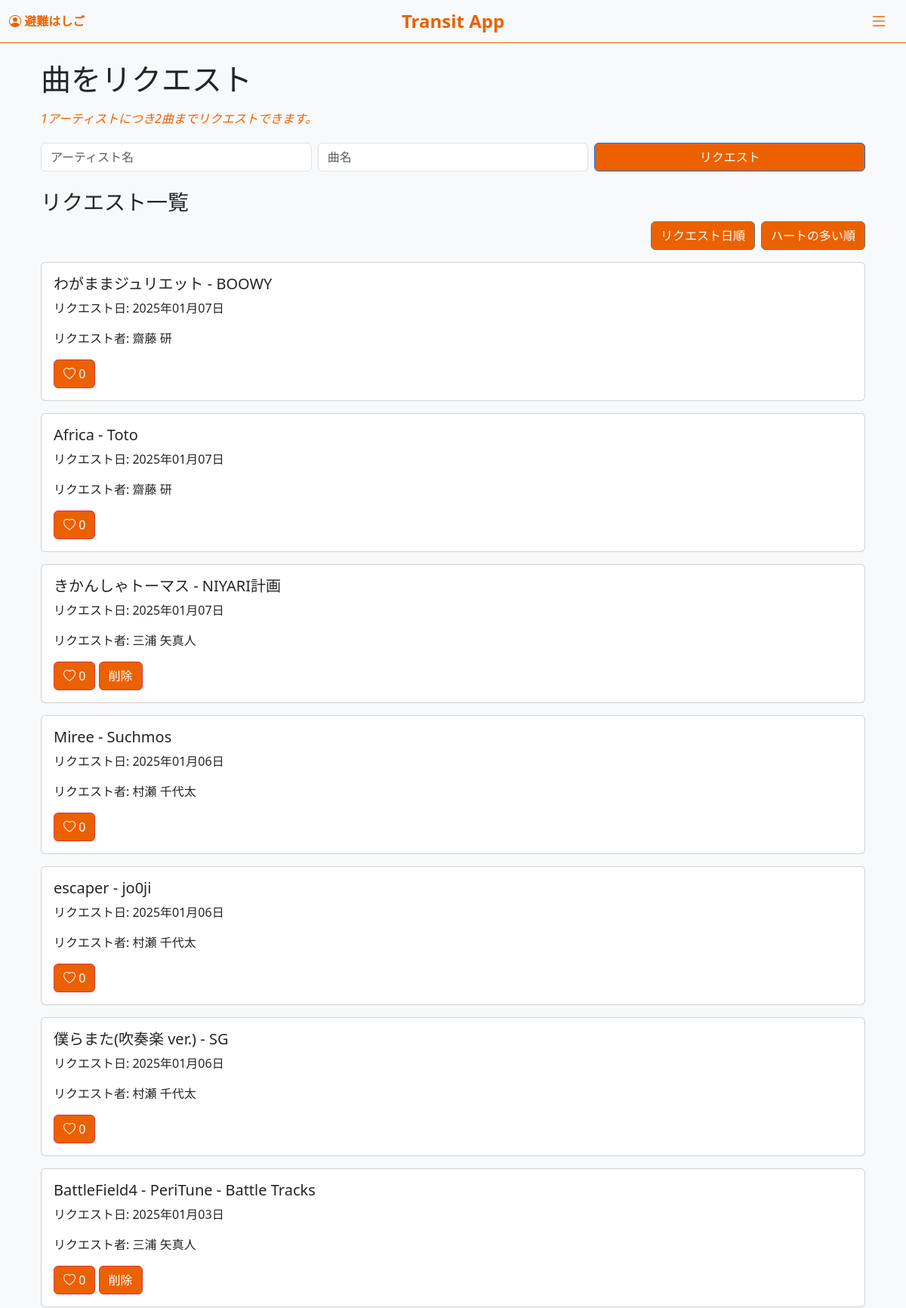
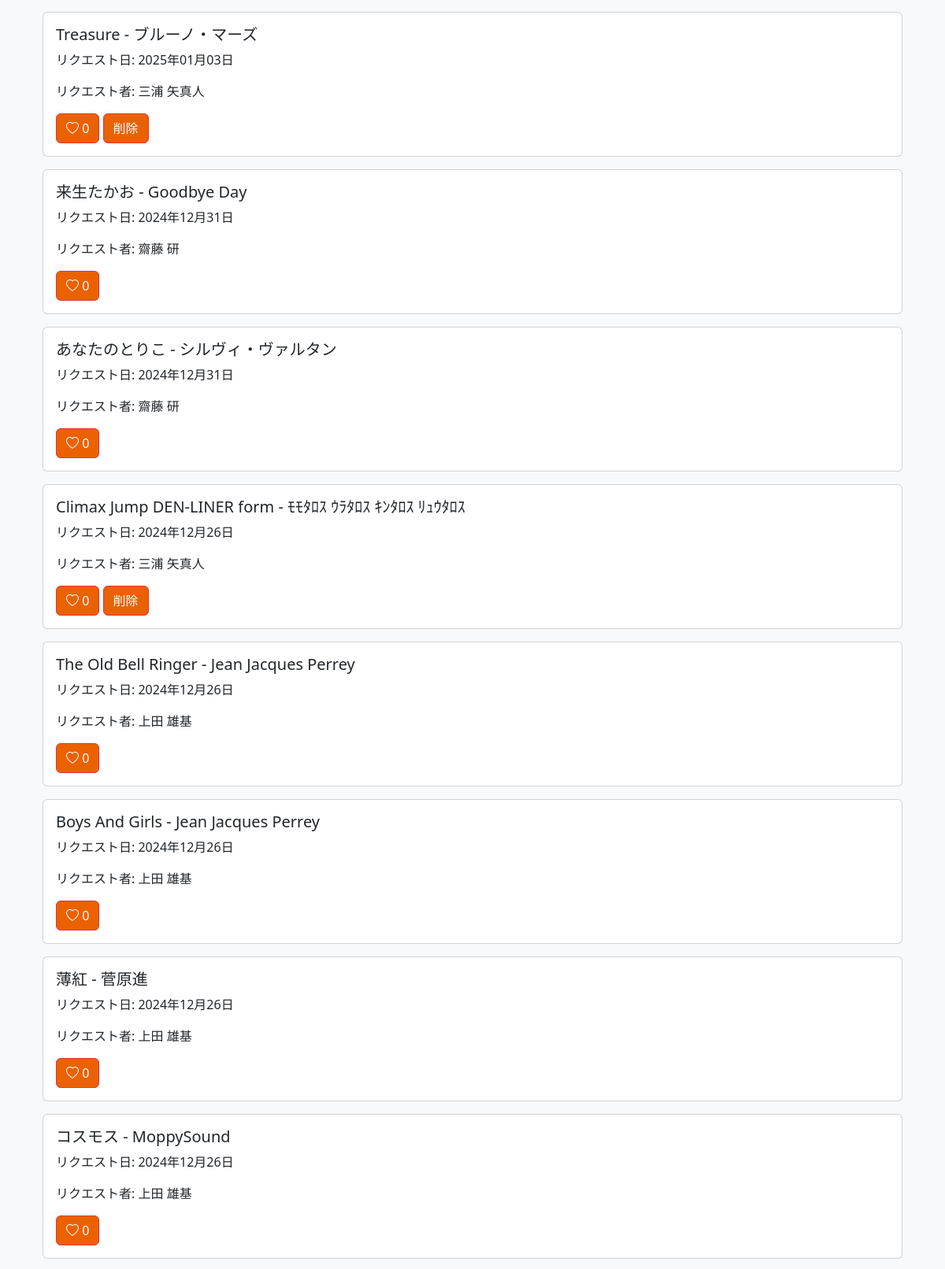
Screenshot of /song_requests/ (signed in, upper part) with the database file from the repository (2 pictures, top to bottom).
### accounts/models.py (models this page shows, shortened)
class SongRequest(models.Model):
    user = models.ForeignKey(settings.AUTH_USER_MODEL, on_delete=models.CASCADE)
    artist = models.CharField(max_length=100)
    song_name = models.CharField(max_length=100)
    request_date = models.DateTimeField(auto_now_add=True)
    likes = models.ManyToManyField(settings.AUTH_USER_MODEL, related_name='liked_requests', blank=True)
    def like_count(self):
        return self.likes.count()

### accounts/views.py (the view)
# urls.py: path('song_requests/', views.song_request_list, name='song_request_list'),
@login_required
def song_request_list(request):
    sort = request.GET.get('sort', 'date')  # デフォルトは日付順
    if sort == 'likes':
        requests = SongRequest.objects.annotate(like_count=Count('likes')).order_by('-like_count')
    else:
        requests = SongRequest.objects.order_by('-request_date')
    return render(request, 'accounts/song_request_list.html', {'requests': requests, 'sort': sort})

### accounts/templates/accounts/song_request_list.html (shortened to what this page needs)
{% extends 'accounts/base.html' %}
{% load static %}
{% block content %}
<head>
</head>
<div class="container mt-4">
    <h1 class="mb-3">曲をリクエスト</h1>
    <p class="fst-italic" style="margin-bottom: 20px; color: #EB6100;">
        1アーティストにつき2曲までリクエストできます。
    </p>
    <div class="row g-2 mb-4">
        <div class="col-md-4">
            <input type="text" id="artist" class="form-control" placeholder="アーティスト名">
        </div>
        <div class="col-md-4">
            <input type="text" id="song_name" class="form-control" placeholder="曲名">
        </div>
        <div class="col-md-4">
            <button id="request-button" class="btn btn-primary w-100">リクエスト</button>
        </div>
    </div>
    <h3>リクエスト一覧</h3>
    <div class="d-flex justify-content-end mb-3">
        <a href="?sort=date" class="btn btn-outline-secondary me-2">リクエスト日順</a>
        <a href="?sort=likes" class="btn btn-outline-secondary">ハートの多い順</a>
    </div>
    <div id="request-list">
        {% for request in requests %}
            <div class="card mb-3" id="request-{{ request.id }}">
                <div class="card-body">
                    <h5 class="card-title">{{ request.song_name }} - {{ request.artist }}</h5>
                    <p class="card-text">リクエスト日: {{ request.request_date|date:"Y年m月d日" }}</p>
                    <p class="card-text">リクエスト者: {{ request.user.last_name }} {{ request.user.first_name }}</p>
                    <button class="btn btn-outline-danger like-button" data-id="{{ request.id }}">
                        <i class="bi {% if user in request.likes.all %}bi-heart-fill{% else %}bi-heart{% endif %}"></i>
                        <span class="like-count">{{ request.like_count }}</span>
                    </button>
                    {% if request.user == user %}
                        <button class="btn btn-danger delete-button" data-id="{{ request.id }}">削除</button>
                    {% endif %}
                </div>
            </div>
        {% endfor %}
    </div>
</div>
{% endblock %}

### accounts/templates/accounts/base.html (shortened to what this page needs)
<!DOCTYPE html>
<html lang="ja">
<head>
    <link href="https://cdn.jsdelivr.net/npm/bootstrap@5.3.0/dist/css/bootstrap.min.css" rel="stylesheet">
    <link href="https://cdn.jsdelivr.net/npm/bootstrap-icons/font/bootstrap-icons.css" rel="stylesheet">
</head>
<body>
    <nav class="navbar navbar-light">
        <div class="container-fluid">
            {% if user.is_authenticated %}
                <span class="navbar-text">
                    <i class="bi bi-person-circle"></i> <strong>{{ user.username }}</strong>
                </span>
            {% else %}
                <a href="{% url 'login' %}" class="navbar-text">ログイン</a>
            {% endif %}
            <div class="navbar-brand">Transit App</div>
            <button class="navbar-toggler" type="button" data-bs-toggle="offcanvas" data-bs-target="#offcanvasMenu" aria-controls="offcanvasMenu">
                <i class="bi bi-list"></i>
            </button>
        </div>
    </nav>
    <div class="container">
        {% block content %}
        {% endblock content %}
    </div>
</body>
</html>

### accounts/templates/accounts/base.html (style rules this page uses)
body { background-color: #f8f9fa; }
.navbar { background-color: transparent; border-bottom: 1px solid #eb6100; justify-content: center; }
.navbar-text { margin-right: auto; color: #EB6100; font-size: 16px; }
.navbar-brand { color: #EB6100; font-size: 24px; font-weight: bold; position: absolute; left: 50%; transform: translateX(-50%); }
.navbar-toggler { border: none; margin-left: auto; outline: none; box-shadow: none; }
.navbar-toggler i { font-size: 24px; color: #EB6100; }
.btn { background-color: #EB6100; color: white; }

### rows the page displays
SongRequest: song_name "わがままジュリエット", artist "BOOWY", request_date "2025年01月07日", user.last_name "齋藤", user.first_name "研", like_count "0"
SongRequest: song_name "Africa", artist "Toto", request_date "2025年01月07日", user.last_name "齋藤", user.first_name "研", like_count "0"
SongRequest: song_name "きかんしゃトーマス", artist "NIYARI計画", request_date "2025年01月07日", user.last_name "三浦", user.first_name "矢真人", like_count "0"
SongRequest: song_name "Miree", artist "Suchmos", request_date "2025年01月06日", user.last_name "村瀬", user.first_name "千代太", like_count "0"
SongRequest: song_name "escaper", artist "jo0ji", request_date "2025年01月06日", user.last_name "村瀬", user.first_name "千代太", like_count "0"
SongRequest: song_name "僕らまた(吹奏楽 ver.)", artist "SG", request_date "2025年01月06日", user.last_name "村瀬", user.first_name "千代太", like_count "0"
SongRequest: song_name "BattleField4", artist "PeriTune - Battle Tracks", request_date "2025年01月03日", user.last_name "三浦", user.first_name "矢真人", like_count "0"
SongRequest: song_name "Treasure", artist "ブルーノ・マーズ", request_date "2025年01月03日", user.last_name "三浦", user.first_name "矢真人", like_count "0"
SongRequest: song_name "来生たかお", artist "Goodbye Day", request_date "2024年12月31日", user.last_name "齋藤", user.first_name "研", like_count "0"
SongRequest: song_name "あなたのとりこ", artist "シルヴィ・ヴァルタン", request_date "2024年12月31日", user.last_name "齋藤", user.first_name "研", like_count "0"
SongRequest: song_name "Climax Jump DEN-LINER form", artist "ﾓﾓﾀﾛｽ ｳﾗﾀﾛｽ ｷﾝﾀﾛｽ ﾘｭｳﾀﾛｽ", request_date "2024年12月26日", user.last_name "三浦", user.first_name "矢真人", like_count "0"
SongRequest: song_name "The Old Bell Ringer", artist "Jean Jacques Perrey", request_date "2024年12月26日", user.last_name "上田", user.first_name "雄基", like_count "0"
SongRequest: song_name "Boys And Girls", artist "Jean Jacques Perrey", request_date "2024年12月26日", user.last_name "上田", user.first_name "雄基", like_count "0"
SongRequest: song_name "薄紅", artist "菅原進", request_date "2024年12月26日", user.last_name "上田", user.first_name "雄基", like_count "0"
SongRequest: song_name "コスモス", artist "MoppySound", request_date "2024年12月26日", user.last_name "上田", user.first_name "雄基", like_count "0"

### other values shown
{{ user.username }} "避難はしご"
